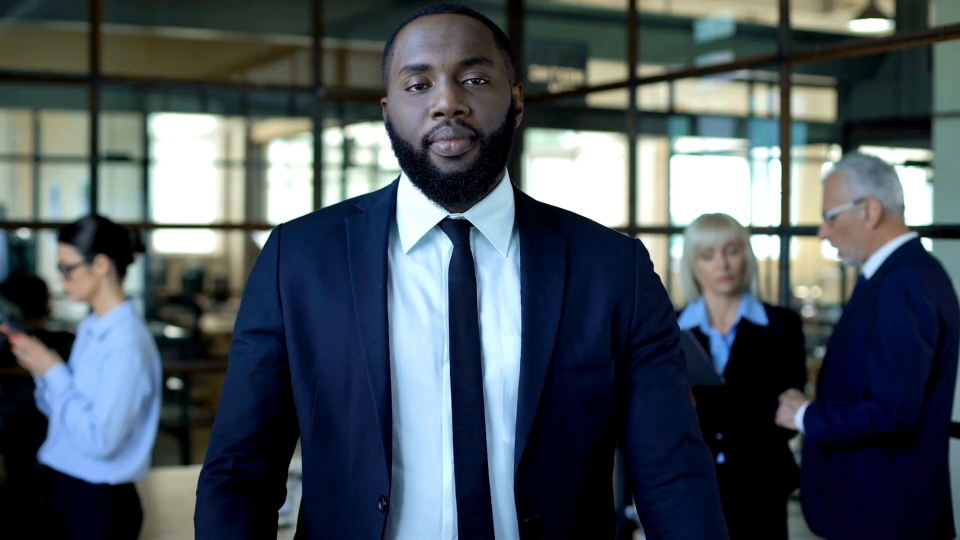
#> input picture frame 18 of video/faces.mp4, 1920 x 1080 px (shown at 1/2 size)
$ python less1.py
#> lines starting #> are read from the running program, lines starting #| are printed output that depends on the picture; after the words box and inside, x2 and y2 are one past the last pixel; in counts of white or black regions, pixels touching at a corner belong together
import  cv2

cam = cv2.VideoCapture("./video/faces.mp4")
faces_cascad = cv2.CascadeClassifier("./haarcascade_frontalface_default.xml")
oko_cascad = cv2.CascadeClassifier("./haarcascade_eye.xml")
while True:
    frame = cam.read()[1]
#> frame is the input picture: shape (1080, 1920, 3); mean B, G, R 91.4, 83.9, 73.7
    gray = cv2.cvtColor(frame, cv2.COLOR_BGR2GRAY)
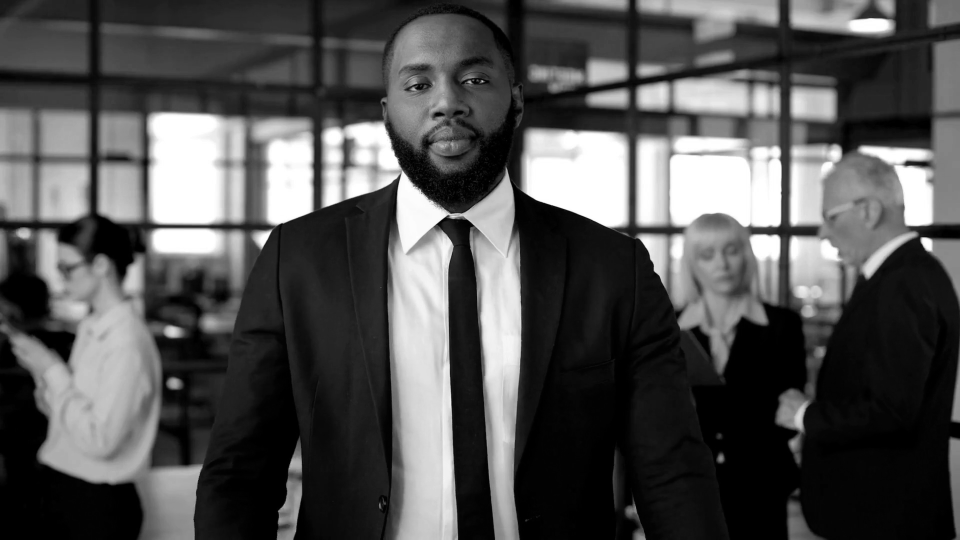
#> gray: shape (1080, 1920) (shown at 1/2 size); min 0, max 255, mean 81.7
    faces = faces_cascad.detectMultiScale(gray, 1.3,3,0,(10,10))
#> faces = [[1378, 460, 125, 125], [282, 688, 151, 151], [751, 38, 280, 280]]

    for face in faces:
        [x,y,w,h] = face
        cv2.rectangle(frame,(x,y),(x+w, y+h),(0,0,0),2)
#> this loop made 3 passes
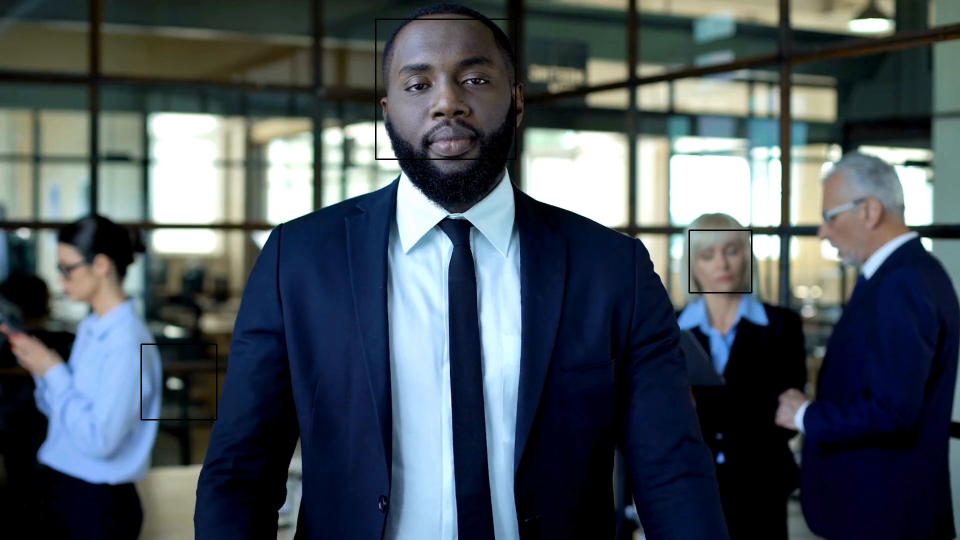
#> frame: shape (1080, 1920, 3) (shown at 1/2 size); 0.32% of pixels changed, all inside (x1, y1, x2, y2) = (281, 37, 1505, 841)
    eyes = oko_cascad.detectMultiScale(gray, 1.3, 10, 0, (2,2))
#> eyes = [[908, 124, 72, 72], [796, 127, 82, 82]]
    for eye in eyes:
        (x,y,w,h) = eye
        cv2.circle(frame, (x+w//2, y+h//2), 10, (200, 200, 200),-1)
#> this loop made 2 passes
#> frame: shape (1080, 1920, 3); 0.03% of pixels changed, all inside (x1, y1, x2, y2) = (827, 150, 955, 179)
    print(faces)
#| [[1378  460  125  125]
#|  [ 282  688  151  151]
#|  [ 751   38  280  280]]

    cv2.imshow("frame", frame)
    # cv2.imshow("gray", gray)
    # print(frame)
    cv2.waitKey(5)

$ run again, starting later in the video
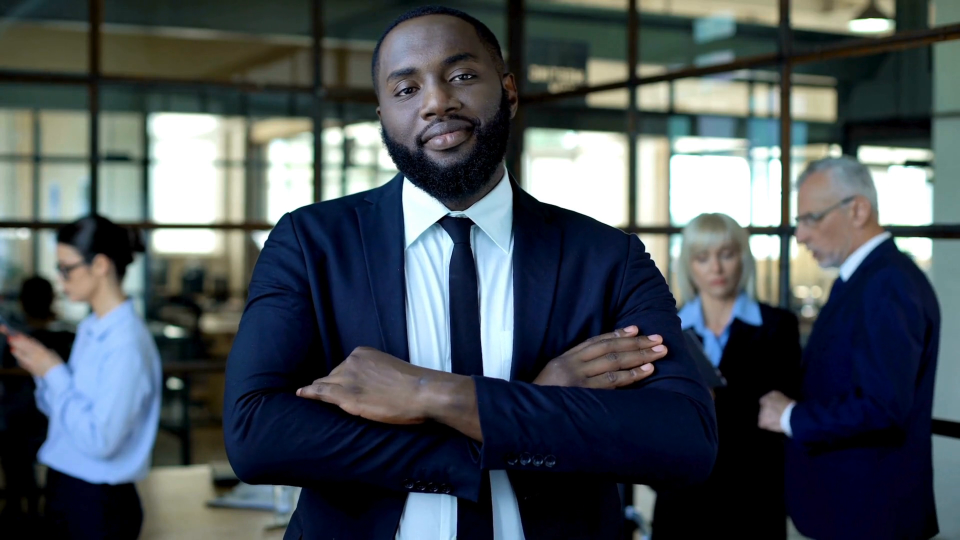
#> input picture frame 84 of video/faces.mp4, 1920 x 1080 px (shown at 1/2 size)
#> frame is the input picture: shape (1080, 1920, 3); mean B, G, R 87.5, 81.8, 73.3
#> `gray = cv2.cvtColor(frame, cv2.COLOR_BGR2GRAY)`:
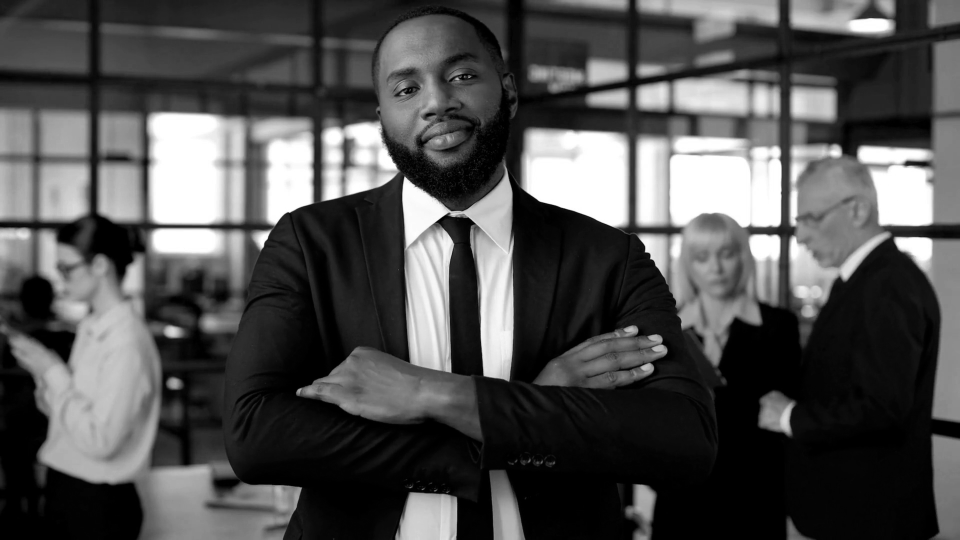
#> gray: shape (1080, 1920) (shown at 1/2 size); min 0, max 255, mean 79.9
#> faces = [[1365, 462, 131, 131], [725, 43, 283, 283]]
#> the loop `for face in faces:` made 2 passes
#> after the loop `for face in faces:`:
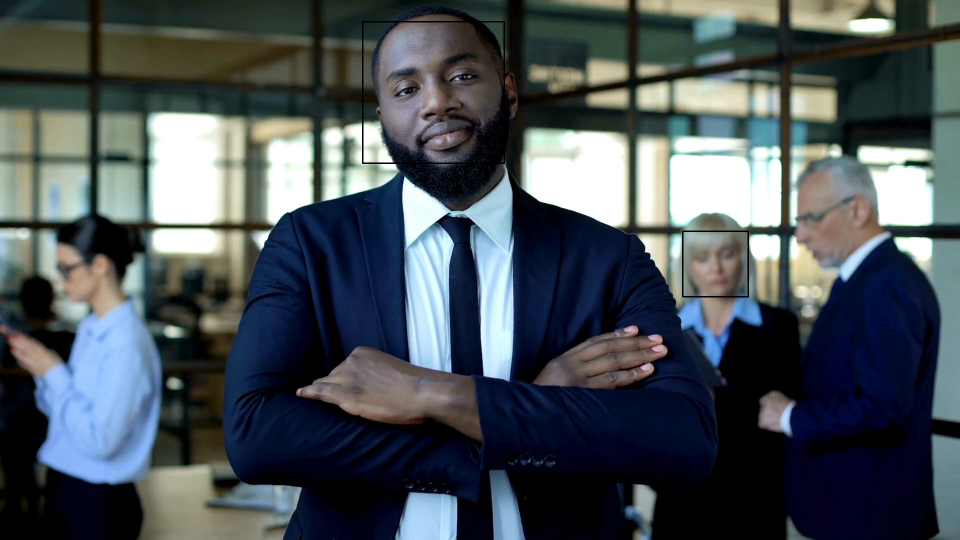
#> frame: shape (1080, 1920, 3) (shown at 1/2 size); 0.23% of pixels changed, all inside (x1, y1, x2, y2) = (724, 42, 1498, 595)
#> eyes = [[881, 113, 78, 78], [775, 138, 75, 75]]
#> the loop `for eye in eyes:` made 2 passes
#| [[1365  462  131  131]
#|  [ 725   43  283  283]]

$ run again, starting later in the video
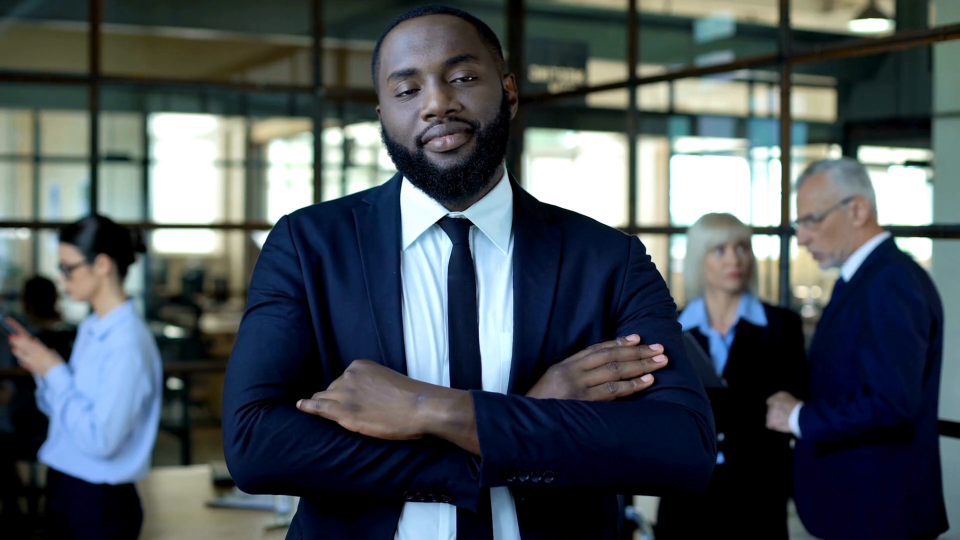
#> input picture frame 150 of video/faces.mp4, 1920 x 1080 px (shown at 1/2 size)
#> frame is the input picture: shape (1080, 1920, 3); mean B, G, R 87.8, 82.4, 73.8
#> faces = [[1400, 456, 116, 116], [726, 45, 285, 285]]
#> the loop `for face in faces:` made 2 passes
#> after the loop `for face in faces:`:
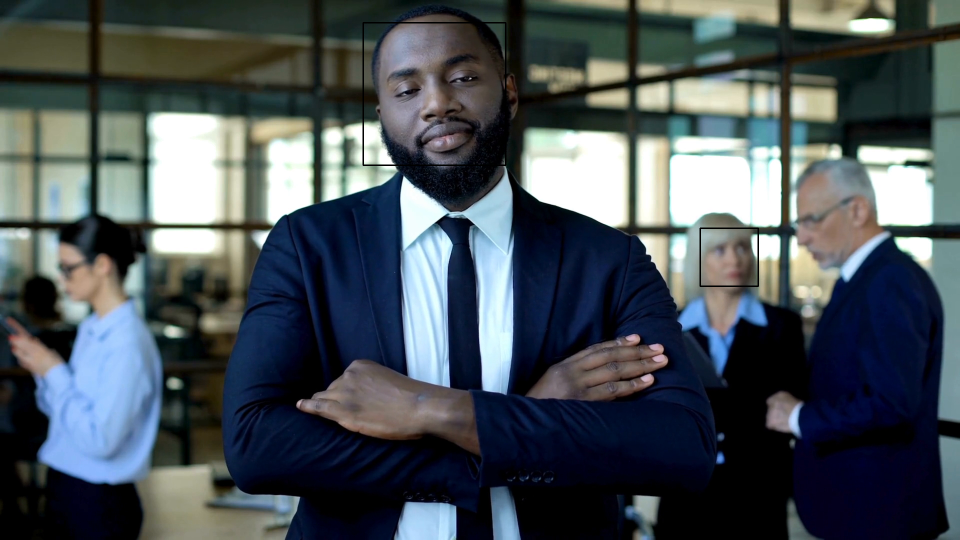
#> frame: shape (1080, 1920, 3) (shown at 1/2 size); 0.23% of pixels changed, all inside (x1, y1, x2, y2) = (725, 44, 1518, 574)
#> eyes = [[1418, 476, 48, 48], [882, 113, 82, 82], [774, 126, 89, 89]]
#> the loop `for eye in eyes:` made 3 passes
#> after the loop `for eye in eyes:`:
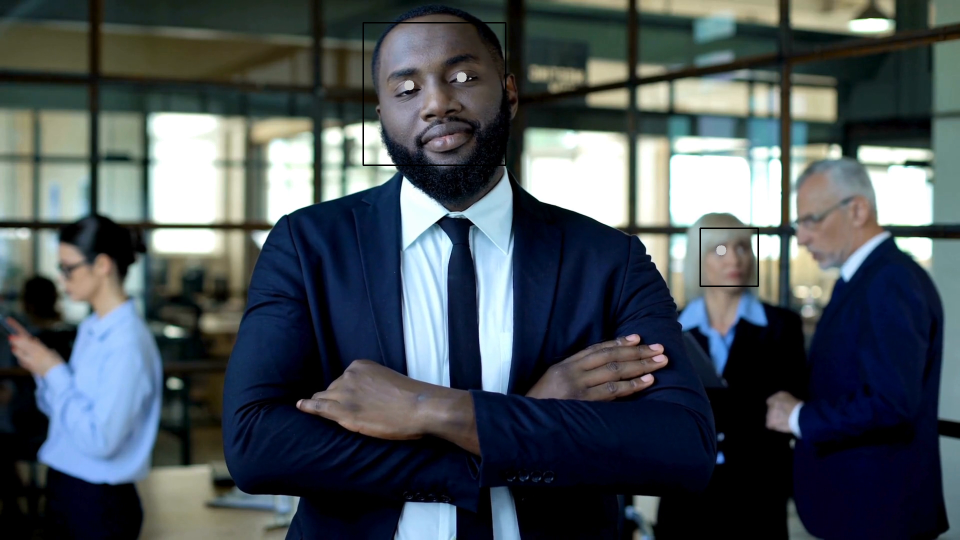
#> frame: shape (1080, 1920, 3) (shown at 1/2 size); 0.05% of pixels changed, all inside (x1, y1, x2, y2) = (808, 144, 1453, 511)
#| [[1400  456  116  116]
#|  [ 726   45  285  285]]
